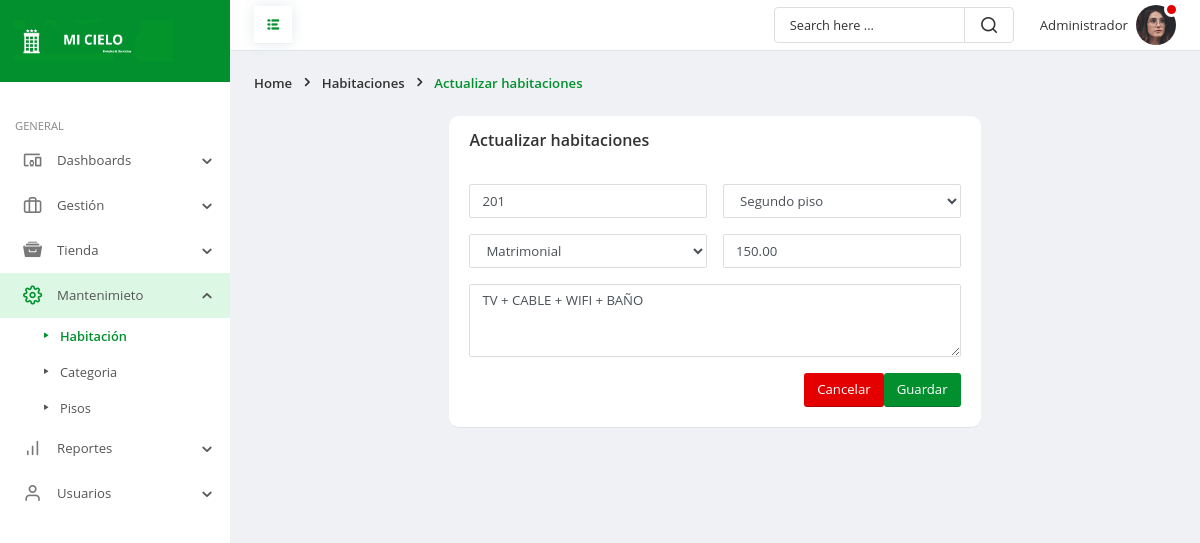
/frontend/habitacion/editar.php?id=3 (signed in), run on the app's committed database.
### tables this page shows
CREATE TABLE `habitaciones` (
  `idhab` int(11) NOT NULL,
  `numiha` char(3) NOT NULL,
  `detaha` text NOT NULL,
  `precha` decimal(10,2) NOT NULL,
  `idps` int(11) NOT NULL,
  `idhc` int(11) NOT NULL,
  `estadha` char(1) NOT NULL,
  `fere` timestamp NOT NULL DEFAULT current_timestamp() ON UPDATE current_timestamp()
);

CREATE TABLE `pisos` (
  `idps` int(11) NOT NULL,
  `nompis` varchar(30) NOT NULL,
  `estp` char(1) NOT NULL,
  `fere` timestamp NOT NULL DEFAULT current_timestamp() ON UPDATE current_timestamp()
);

CREATE TABLE `hcate` (
  `idhc` int(11) NOT NULL,
  `nomhc` varchar(35) NOT NULL,
  `estahc` char(1) NOT NULL,
  `fere` timestamp NOT NULL DEFAULT current_timestamp() ON UPDATE current_timestamp()
);

### frontend/habitacion/editar.php (the view, shortened to what this page needs)
<!doctype html>
<html lang="es">
	<head>
		<link rel="stylesheet" href="../../backend/css/bootstrap.min.css">
		<link rel="stylesheet" href="../../backend/fonts/style.css">
		<link rel="stylesheet" href="../../backend/css/main.css">
	</head>
	<body>
		<div class="page-wrapper">
			<nav id="sidebar" class="sidebar-wrapper">
				<div class="sidebar-brand">
					<a href="../administrador/escritorio.php" class="logo">
						<img src="../../backend/img/rt.png" alt="Hotel mi cielo" />
					</a>
				</div>
				<div class="sidebar-content">
					<div class="sidebar-menu">
						<ul>
							<li class="header-menu">General</li>
							<li class="sidebar-dropdown">
								<a href="#">
									<i class="icon-devices_other"></i>
									<span class="menu-text">Dashboards</span>
								</a>
							</li>
							<li class="sidebar-dropdown">
								<a href="#">
									<i class="icon-briefcase"></i>
									<span class="menu-text">Gestión</span>
								</a>
							</li>
							<li class="sidebar-dropdown">
								<a href="#">
									<i class="icon-archive"></i>
									<span class="menu-text">Tienda</span>
								</a>
							</li>
							<li class="sidebar-dropdown active">
								<a href="#">
									<i class="icon-settings1"></i>
									<span class="menu-text">Mantenimieto</span>
								</a>
								<div class="sidebar-submenu">
									<ul>
										<li>
											<a href="../habitacion/mostrar.php" class="current-page">Habitación</a>
										</li>
										<li>
											<a href="../h_categoria/mostrar.php">Categoria</a>
										</li>
										<li>
											<a href="../pisos/mostrar.php">Pisos</a>
										</li>
									</ul>
								</div>
							</li>
							<li class="sidebar-dropdown">
								<a href="#">
									<i class="icon-bar-chart"></i>
									<span class="menu-text">Reportes</span>
								</a>
							</li>
							<li class="sidebar-dropdown">
								<a href="#">
									<i class="icon-user1"></i>
									<span class="menu-text">Usuarios</span>
								</a>
							</li>
						</ul>
					</div>
				</div>
			</nav>
			<div class="page-content">
				<header class="header">
					<div class="toggle-btns">
						<a id="pin-sidebar" href="#">
							<i class="icon-list"></i>
						</a>
					</div>
					<div class="header-items">
						<div class="custom-search">
							<input type="text" class="search-query" placeholder="Search here ...">
							<i class="icon-search1"></i>
						</div>
						<ul class="header-actions">
							<li class="dropdown">
								<a href="#" id="userSettings" class="user-settings" data-toggle="dropdown" aria-haspopup="true">
									<span class="user-name"><?php echo $_SESSION['nombre']; ?></span>
									<span class="avatar">
										<img src="../../backend/img/user24.png" alt="avatar">
										<span class="status busy"></span>
									</span>
								</a>
							</li>
						</ul>
					</div>
				</header>
				<div class="page-header">
					<ol class="breadcrumb">
						<li class="breadcrumb-item">Home</li>
						<li class="breadcrumb-item">Habitaciones</li>
						<li class="breadcrumb-item active">Actualizar habitaciones</li>
					</ol>
				</div>
				<div class="main-container">
					<div class="row justify-content-center gutters">
						<div class="col-xl-7 col-lg-7 col-md-8 col-sm-10">
							 <?php
require '../../backend/config/Conexion.php';
 $id = $_GET['id'];
 $sentencia = $connect->prepare("SELECT habitaciones.idhab, habitaciones.numiha, habitaciones.detaha, habitaciones.precha, pisos.idps, pisos.nompis, hcate.idhc, hcate.nomhc, habitaciones.estadha FROM habitaciones INNER JOIN pisos ON habitaciones.idps =pisos.idps INNER JOIN hcate ON habitaciones.idhc =hcate.idhc  WHERE idhab= '$id';");
 $sentencia->execute();
$data =  array();
if($sentencia){
  while($r = $sentencia->fetchObject()){
    $data[] = $r;
  }
}
   ?>
   <?php if(count($data)>0):?>
        <?php foreach($data as $d):?>
							<form enctype="multipart/form-data" method="POST" action="" autocomplete="off">
								<div class="card m-0">
									<div class="card-header">
										<div class="card-title">Actualizar habitaciones</div>
									</div>
									<div class="card-body">
										<div class="row gutters">
											<div class="col-xl-6 col-lg-6 col-md-6 col-sm-12 col-12">
												<div class="form-group">
													<input type="text" maxlength="3" value="<?php echo $d->numiha	 ?>" onKeypress="if (event.keyCode < 45 || event.keyCode > 57) event.returnValue = false;" class="form-control" name="hnum" placeholder="Número de la habitación">
												</div>
											</div>
										<div class="col-xl-6 col-lg-6 col-md-6 col-sm-12 col-12">
												<div class="form-group">
												<select class="form-control" id="pis"  name="hpis" required>
													<option value="<?php echo $d->idps	 ?>"><?php echo $d->nompis ?></option>
												</select>
											</div>
											</div>
										</div>
										<div class="row gutters">
											<div class="col-xl-6 col-lg-6 col-md-6 col-sm-12 col-12">
												<div class="form-group">
												<select class="form-control" id="cat" name="hcat" required>
													<option value="<?php echo $d->idhc ?>"><?php echo $d->nomhc ?></option>
												</select>
											</div>
											</div>
											<div class="col-xl-6 col-lg-6 col-md-6 col-sm-12 col-12">
												<div class="form-group">
													<input type="text" maxlength="3" onKeypress="if (event.keyCode < 45 || event.keyCode > 57) event.returnValue = false;" value="<?php echo $d->precha ?>" class="form-control" name="hpre" placeholder="Precio de la habitación" required="">
												</div>
											</div>
										</div>
										<div class="row gutters">
											<div class="col-xl-12 col-lg-12 col-md-12 col-sm-12 col-12">
												<div class="form-group">
													<textarea class="form-control" value="<?php echo $d->detaha ?>" name="hdet" id="message" placeholder="Detalle de la habitación"  rows="3"><?php echo $d->detaha ?></textarea>
												</div>
											</div>
										</div>
										<button  name="up_ha" type="submit" class="btn btn-primary float-right">Guardar</button>
										<button type="button"  class="btn btn-danger float-right" onclick="location.href='mostrar.php'">Cancelar</button>
									</div>
								</div>
							</form>
							<?php endforeach; ?>
    <?php else:?>
      <p class="alert alert-warning">No hay datos</p>
    <?php endif; ?>
						</div>
					</div>
				</div>
			</div>
		</div>
	</body>
</html>

### data on the page
habitaciones: hnum "201", hpis "Segundo piso", hcat "Matrimonial", hpre "150.00", hdet "TV + CABLE + WIFI + BAÑO"

### other printed values
$_SESSION['nombre'] "Administrador"
